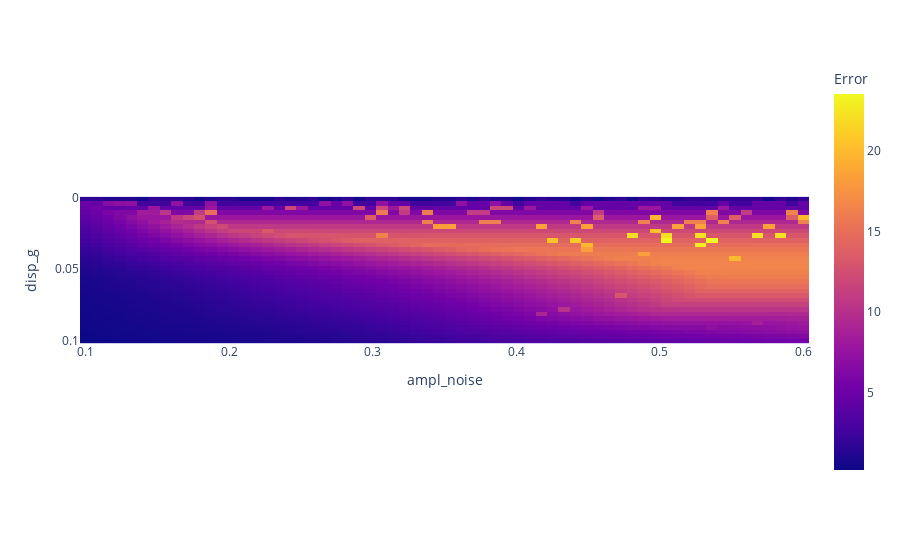

Notebook cell for this chart:
### Code cell
fig = px.imshow(m_errors,
                labels=dict(y="disp_g", x="ampl_noise", color="Error"),
                y=l_disp_g,
                x=l_ampl_noise)

fig.show()

### Figure 1 — Plotly figure (JSON) as saved in the notebook; plotly's stock layout.template omitted (floating-point values rounded to 4 significant figures; data arrays with more than 128 entries replaced by an {"elided": "..."} marker saying what was removed)
{"data": [{"coloraxis": "coloraxis", "hovertemplate": "ampl_noise: %{x}<br>disp_g: %{y}<br>Error: %{z}<extra></extra>", "name": "0", "type": "heatmap", "x": [0.1, 0.1079, 0.1159, 0.1238, 0.1317, 0.1397, 0.1476, 0.1556, 0.1635, 0.1714, 0.1794, 0.1873, 0.1952, 0.2032, 0.2111, 0.219, 0.227, 0.2349, 0.2429, 0.2508, 0.2587, 0.2667, 0.2746, 0.2825, 0.2905, 0.2984, 0.3063, 0.3143, 0.3222, 0.3302, 0.3381, 0.346, 0.354, 0.3619, 0.3698, 0.3778, 0.3857, 0.3937, 0.4016, 0.4095, 0.4175, 0.4254, 0.4333, 0.4413, 0.4492, 0.4571, 0.4651, 0.473, 0.481, 0.4889, 0.4968, 0.5048, 0.5127, 0.5206, 0.5286, 0.5365, 0.5444, 0.5524, 0.5603, 0.5683, 0.5762, 0.5841, 0.5921, 0.6], "xaxis": "x", "y": [0.001, 0.004194, 0.007387, 0.01058, 0.01377, 0.01697, 0.02016, 0.02335, 0.02655, 0.02974, 0.03294, 0.03613, 0.03932, 0.04252, 0.04571, 0.0489, 0.0521, 0.05529, 0.05848, 0.06168, 0.06487, 0.06806, 0.07126, 0.07445, 0.07765, 0.08084, 0.08403, 0.08723, 0.09042, 0.09361, 0.09681, 0.1], "yaxis": "y", "z": {"elided": "32x64 float values"}}], "layout": {"coloraxis": {"colorbar": {"title": {"text": "Error"}}, "colorscale": [[0, "#0d0887"], [0.1111, "#46039f"], [0.2222, "#7201a8"], [0.3333, "#9c179e"], [0.4444, "#bd3786"], [0.5556, "#d8576b"], [0.6667, "#ed7953"], [0.7778, "#fb9f3a"], [0.8889, "#fdca26"], [1, "#f0f921"]]}, "margin": {"t": 60}, "xaxis": {"anchor": "y", "constrain": "domain", "domain": [0, 1], "scaleanchor": "y", "title": {"text": "ampl_noise"}}, "yaxis": {"anchor": "x", "autorange": "reversed", "constrain": "domain", "domain": [0, 1], "title": {"text": "disp_g"}}}}
